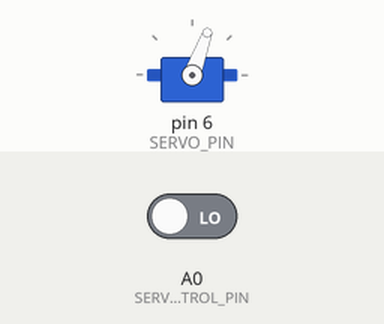
A sketch run on a simulated Arduino Uno, built with avr-gcc and run on an emulated ATmega328P. On the bench: servo. The inputs (shaded band) are chosen by the test bench; at power-on: A0 (SERVO_CONTROL_PIN) LOW.

Above: at 1.2 s.
1.3 s: A0 (SERVO_CONTROL_PIN) driven HIGH
At 1.9 s:
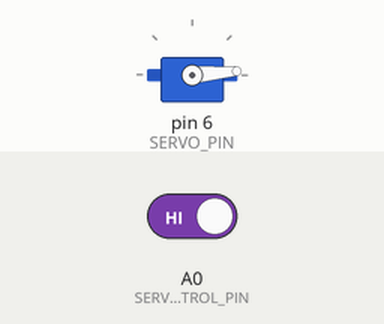
2.8 s: A0 (SERVO_CONTROL_PIN) driven LOW
At 4.2 s:
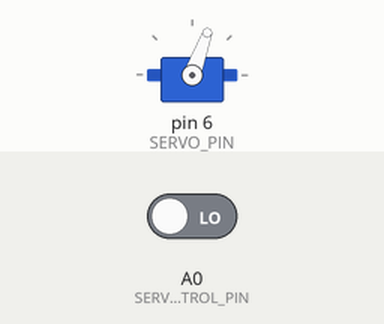
Timing chart, 0 to 5.8 s (numbered marks = the images above; inputs shaded):
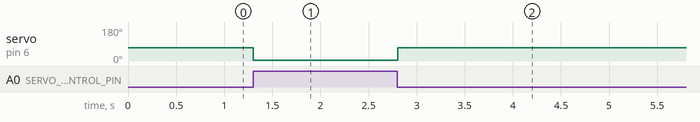

The sketch:

patriot_arduino_v0.7.ino
```cpp
#include <Servo.h>
#define SERVO_PIN 6
#define SERVO_CONTROL_PIN A0
#define TETIK_GERI 70
#define TETIK_ILERI 5
Servo servo;
String ReceivedData;
void setup() {
  // put your setup code here, to run once:
  pinMode(SERVO_CONTROL_PIN,INPUT);
  Serial.begin(9600);
  servo.attach(SERVO_PIN);
  servo.write(TETIK_GERI);

}

void loop() {
  // put your main code here, to run repeatedly:
  if (digitalRead(SERVO_CONTROL_PIN) == 1) {
    servo.write(TETIK_ILERI);
  }
  else{
    servo.write(TETIK_GERI);
  }

  delay(50);
}
```

Measured:
- after the input at 1.3 s, servo on pin 6 (SERVO_PIN): 70° → 5° at once
- after the input at 2.8 s, servo on pin 6 (SERVO_PIN): 5° → 70° at once
